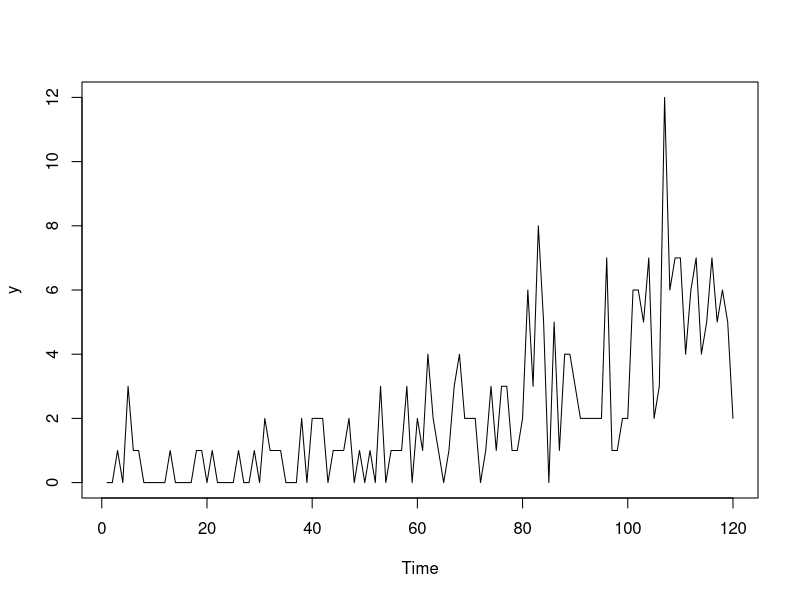

Generate this figure with R: (Note: this script raises an error after producing the figure.)
## ---- chunk 1
y <- ts(c(rpois(20,0.25), rpois(20,0.5), rpois(20,1),
          rpois(20,2), rpois(20,3), rpois(20,5)))
## ---- chunk 2
plot(y)
## ---- chunk 3
oETSFModel <- oes(y, h=10, holdout=TRUE,
                   occurrence="fixed")
oETSFModel
## ---- chunk 4
plot(oETSFModel)
## ---- chunk 5
oETSOModel <- oes(y, model="MMN", h=10, holdout=TRUE,
                  occurrence="odds-ratio")
oETSOModel
plot(oETSOModel)
## ---- chunk 6
oETSIModel <- oes(y, model="MMN", h=10, holdout=TRUE,
                  occurrence="inverse-odds-ratio")
oETSIModel
plot(oETSIModel)
## ---- chunk 7
oETSGModel1 <- oesg(y, modelA="MNN", modelB="AAN",
                    h=10, holdout=TRUE)
oETSGModel1
plot(oETSGModel1)
## ---- chunk 8
oETSGModel1$modelA
## ---- chunk 9
oETSDModel <- oes(y, model="MMN", h=10, holdout=TRUE,
                  occurrence="direct")
oETSDModel
plot(oETSDModel)
## ---- chunk 10
# Assumption | Differential Entropy
# Normal distribution
entropiesTable <- c("$\\epsilon_t \\sim \\mathcal{N}(0, \\sigma^2)$",
                    "$\\frac{1}{2}\\left(\\log(2\\pi\\sigma^2)+1\\right)$",
# Laplace distribution
                    "$\\epsilon_t \\sim \\mathcal{Laplace}(0, s)$",
                    "$1+\\log(2s)$",
# S distribution
                    "$\\epsilon_t \\sim \\mathcal{S}(0, s)$",
                    "$2+2\\log(2s)$",
# GN distribution
                    "$\\epsilon_t \\sim \\mathcal{GN}(0, s, \\beta)$",
                    "$\\beta^{-1}-\\log\\left(\\frac{\\beta}{2s\\Gamma\\left(\\beta^{-1}\\right)}\\right)$",
# Asymmetric Laplace distribution
                    "$\\epsilon_t \\sim \\mathcal{ALaplace}(0, s, \\alpha)$",
                    "$1+\\log(2s)$",
# IG distribution
                    "$1+\\epsilon_t \\sim \\mathcal{IG}(1, s)$",
                    "$\\frac{1}{2}\\left(\\log \\pi e s -\\log(2) \\right)$",
# Gamma distribution
                    "$1+\\epsilon_t \\sim \\mathcal{\\Gamma}(s^{-1}, s)$",
                    "$s^{-1} + \\log \\Gamma\\left(s^{-1} \\right) + \\left(1-s^{-1}\\right)\\psi\\left(s^{-1}\\right)$",
# logN distribution
                    "$1+\\epsilon_t \\sim \\mathrm{log}\\mathcal{N}\\left(-\\frac{\\sigma^2}{2}, \\sigma^2\\right)$",
                    "$\\frac{1}{2}\\left(\\log(2\\pi\\sigma^2)+1\\right)-\\frac{\\sigma^2}{2}$"
                    )
entropiesTable <- matrix(entropiesTable, 8, 2, byrow=TRUE,
                           dimnames=list(c("**Normal**","**Laplace**","**S**",
                                           "**Generalised Normal**","**Asymmetric Laplace**",
                                           "**Inverse Gaussian**","**Gamma**","**Log Normal**"),
                                         c("**Assumption**","**Differential Entropy**")))
kableTable <- kableExtra::kable(entropiesTable, escape=FALSE, caption="Differential entropies for different distributions. $\\Gamma(\\cdot)$ is the Gamma function, while $\\psi(\\cdot)$ is the digamma function.",
                                col.names=c("Assumption","Differential Entropy"), label="differentialEntropy")
kableExtra::kable_styling(kableTable, font_size=12, protect_latex=TRUE)
## ---- chunk 11
plot(y)
## ---- chunk 12
adamModelsiETS <- vector("list",4)
adamModelsiETS[[1]] <- adam(y, "MMdN", h=10, holdout=TRUE,
                            occurrence="odds-ratio")
adamModelsiETS[[2]] <- adam(y, "MMdN", h=10, holdout=TRUE,
                            occurrence="inverse-odds-ratio")
adamModelsiETS[[3]] <- adam(y, "MMdN", h=10, holdout=TRUE,
                            occurrence="direct")
adamModelsiETS[[4]] <- adam(y, "MMdN", h=10, holdout=TRUE,
                            occurrence="general")
adamModelsiETSAICcs <-
    setNames(sapply(adamModelsiETS,AICc),
             c("odds-ratio", "inverse-odds-ratio",
               "direct", "general"))
adamModelsiETSAICcs
## ---- chunk 13
i <- which.min(adamModelsiETSAICcs)
plot(adamModelsiETS[[i]],7)
## ---- chunk 14
adamModelsiETS[[i]]$occurrence
plot(adamModelsiETS[[i]]$occurrence)
## ---- chunk 15
oETSModel <- oes(y, "MMdN", h=10, holdout=TRUE,
                 occurrence=names(adamModelsiETSAICcs)[i])
adamModeliARIMA <- adam(y, "NNN", h=10, holdout=TRUE,
                        occurrence=oETSModel,
                        orders=c(1,1,2),
                        distribution="dlnorm")
adamModeliARIMA
plot(adamModeliARIMA,7)
## ---- chunk 16
adamModelsiETS[[i]] <- adam(y, "MMdN", h=10, holdout=TRUE,
                            occurrence=oETSModel)
adamModelsiETS[[i]]
plot(adamModelsiETS[[i]],7)
## ---- chunk 17
adamModeliARIMA <- adam(y, "NNN", h=10, holdout=TRUE,
                        occurrence=oETSModel, orders=c(1,1,2),
                        distribution="dgamma", initial="back")
adamModeliARIMA
plot(adamModeliARIMA,7)
## ---- chunk 18
adamiETSForecasts <- forecast(adamModelsiETS[[i]], h=10,
                              interval="prediction", nsim=10000)
plot(adamiETSForecasts)
